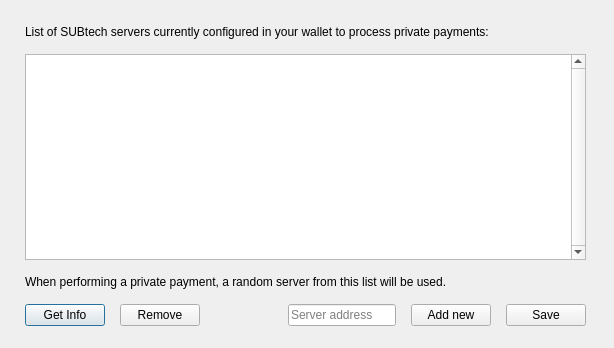
<?xml version="1.0" encoding="UTF-8"?>
<ui version="4.0">
 <class>SUBtechsetup</class>
 <widget class="QDialog" name="SUBtechsetup">
  <property name="geometry">
   <rect>
    <x>0</x>
    <y>0</y>
    <width>614</width>
    <height>348</height>
   </rect>
  </property>
  <property name="windowTitle">
   <string>Dialog</string>
  </property>
  <widget class="QWidget" name="verticalLayoutWidget">
   <property name="geometry">
    <rect>
     <x>10</x>
     <y>10</y>
     <width>591</width>
     <height>331</height>
    </rect>
   </property>
   <layout class="QVBoxLayout" name="verticalLayout">
    <property name="spacing">
     <number>15</number>
    </property>
    <property name="leftMargin">
     <number>15</number>
    </property>
    <property name="topMargin">
     <number>15</number>
    </property>
    <property name="rightMargin">
     <number>15</number>
    </property>
    <property name="bottomMargin">
     <number>15</number>
    </property>
    <item>
     <widget class="QLabel" name="topLabel">
      <property name="sizePolicy">
       <sizepolicy hsizetype="Preferred" vsizetype="Preferred">
        <horstretch>0</horstretch>
        <verstretch>0</verstretch>
       </sizepolicy>
      </property>
      <property name="minimumSize">
       <size>
        <width>0</width>
        <height>0</height>
       </size>
      </property>
      <property name="maximumSize">
       <size>
        <width>16777215</width>
        <height>16777215</height>
       </size>
      </property>
      <property name="text">
       <string>List of SUBtech servers currently configured in your wallet to process private payments:</string>
      </property>
      <property name="wordWrap">
       <bool>true</bool>
      </property>
     </widget>
    </item>
    <item>
     <widget class="QListWidget" name="serversListWidget">
      <property name="verticalScrollBarPolicy">
       <enum>Qt::ScrollBarAlwaysOn</enum>
      </property>
      <property name="horizontalScrollBarPolicy">
       <enum>Qt::ScrollBarAlwaysOff</enum>
      </property>
      <property name="verticalScrollMode">
       <enum>QAbstractItemView::ScrollPerItem</enum>
      </property>
     </widget>
    </item>
    <item>
     <widget class="QLabel" name="label">
      <property name="text">
       <string>When performing a private payment, a random server from this list will be used.</string>
      </property>
     </widget>
    </item>
    <item>
     <layout class="QHBoxLayout" name="horizontalLayout">
      <item>
       <widget class="QPushButton" name="getInfoButton">
        <property name="text">
         <string>Get Info</string>
        </property>
       </widget>
      </item>
      <item>
       <widget class="QPushButton" name="removeButton">
        <property name="text">
         <string>Remove</string>
        </property>
       </widget>
      </item>
      <item>
       <spacer name="horizontalSpacer_2">
        <property name="orientation">
         <enum>Qt::Horizontal</enum>
        </property>
        <property name="sizeHint" stdset="0">
         <size>
          <width>40</width>
          <height>20</height>
         </size>
        </property>
       </spacer>
      </item>
      <item>
       <widget class="QLineEdit" name="addServerText">
        <property name="placeholderText">
         <string>Server address</string>
        </property>
       </widget>
      </item>
      <item>
       <widget class="QPushButton" name="addNewButton">
        <property name="text">
         <string>Add new</string>
        </property>
       </widget>
      </item>
      <item>
       <widget class="QPushButton" name="saveButton">
        <property name="text">
         <string>Save</string>
        </property>
       </widget>
      </item>
     </layout>
    </item>
   </layout>
  </widget>
 </widget>
 <resources/>
 <connections/>
</ui>
